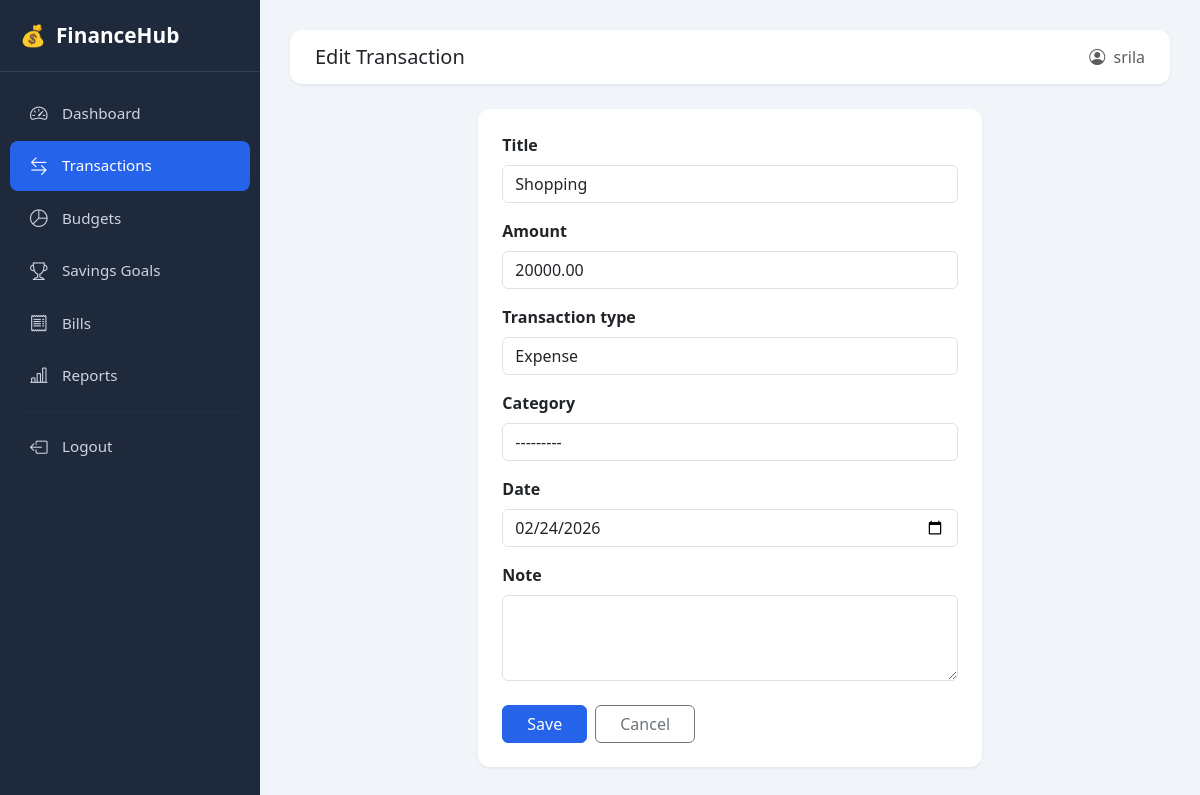
The page /finance/transactions/edit/1/ (signed in) on the database its author committed.
### finance/models.py (models this page shows, shortened)
class Transaction(models.Model):
    TYPE_CHOICES = [
        ('income', 'Income'),
        ('expense', 'Expense'),
    ]
    user = models.ForeignKey(User, on_delete=models.CASCADE)
    title = models.CharField(max_length=200)
    amount = models.DecimalField(max_digits=12, decimal_places=2)
    transaction_type = models.CharField(max_length=10, choices=TYPE_CHOICES)
    category = models.ForeignKey(Category, on_delete=models.SET_NULL, null=True, blank=True)
    date = models.DateField(default=timezone.now)
    note = models.TextField(blank=True)
    created_at = models.DateTimeField(auto_now_add=True)
    class Meta:
        ordering = ['-date', '-created_at']

### finance/views.py (the view)
# urls.py: path('transactions/edit/<int:pk>/', views.edit_transaction, name='edit_transaction'),
@login_required
def edit_transaction(request, pk):
    t = get_object_or_404(Transaction, pk=pk, user=request.user)
    form = TransactionForm(user=request.user, data=request.POST or None, instance=t)
    if form.is_valid():
        form.save()
        messages.success(request, "Transaction updated! ✅")
        return redirect('transaction_list')
    return render(request, 'finance/transaction_form.html', {'form': form, 'title': 'Edit Transaction'})

### finance/forms.py (shortened to what this page needs)
class TransactionForm(forms.ModelForm):
    class Meta:
        model = Transaction
        fields = ['title', 'amount', 'transaction_type', 'category', 'date', 'note']
        widgets = {
            'date': forms.DateInput(attrs={'type': 'date', 'class': 'form-control'}),
            'note': forms.Textarea(attrs={'rows': 3, 'class': 'form-control'}),
        }
    def __init__(self, user=None, *args, **kwargs):
        super().__init__(*args, **kwargs)
        if user:
            self.fields['category'].queryset = Category.objects.filter(user=user)
        for name, field in self.fields.items():
            if name not in ['date', 'note']:
                field.widget.attrs['class'] = 'form-control'

### finance/models.py (called while the page is built)
    def __str__(self):
        return f"{self.icon} {self.name} ({self.category_type})"

### finance/templates/finance/transaction_form.html (shortened to what this page needs)
{% extends 'finance/base.html' %}
{% block page_title %}{{ title }}{% endblock %}
{% block content %}
<div class="row justify-content-center">
    <div class="col-md-7">
        <div class="card p-4">
            <form method="post">
                {% for field in form %}
                <div class="mb-3">
                    <label class="form-label fw-semibold">{{ field.label }}</label>
                    {{ field }}
                </div>
                {% endfor %}
                <div class="d-flex gap-2 mt-4">
                    <button type="submit" class="btn btn-primary px-4">Save</button>
                    <a href="javascript:history.back()" class="btn btn-outline-secondary px-4">Cancel</a>
                </div>
            </form>
        </div>
    </div>
</div>
{% endblock %}

### finance/templates/finance/base.html (shortened to what this page needs)
<!DOCTYPE html>
<html lang="en">
<head>
    <link href="https://cdn.jsdelivr.net/npm/bootstrap@5.3.0/dist/css/bootstrap.min.css" rel="stylesheet">
    <link href="https://cdn.jsdelivr.net/npm/bootstrap-icons@1.11.0/font/bootstrap-icons.css" rel="stylesheet">
</head>
<body>
{% if user.is_authenticated %}
<div class="sidebar">
    <div class="brand">
        <span>💰</span> FinanceHub
    </div>
    <nav class="mt-3">
        <a href="{% url 'dashboard' %}" class="nav-link {% if request.resolver_match.url_name == 'dashboard' %}active{% endif %}">
            <i class="bi bi-speedometer2"></i> Dashboard
        </a>
        <a href="{% url 'transaction_list' %}" class="nav-link {% if 'transaction' in request.resolver_match.url_name %}active{% endif %}">
            <i class="bi bi-arrow-left-right"></i> Transactions
        </a>
        <a href="{% url 'budget_list' %}" class="nav-link {% if 'budget' in request.resolver_match.url_name %}active{% endif %}">
            <i class="bi bi-pie-chart"></i> Budgets
        </a>
        <a href="{% url 'goal_list' %}" class="nav-link {% if 'goal' in request.resolver_match.url_name %}active{% endif %}">
            <i class="bi bi-trophy"></i> Savings Goals
        </a>
        <a href="{% url 'bill_list' %}" class="nav-link {% if 'bill' in request.resolver_match.url_name %}active{% endif %}">
            <i class="bi bi-receipt"></i> Bills
        </a>
        <a href="{% url 'reports' %}" class="nav-link {% if 'report' in request.resolver_match.url_name %}active{% endif %}">
            <i class="bi bi-bar-chart-line"></i> Reports
        </a>
        <hr style="border-color:#334155; margin: 10px 20px;">
        <a href="{% url 'logout' %}" class="nav-link">
            <i class="bi bi-box-arrow-left"></i> Logout
        </a>
    </nav>
</div>
<div class="main-content">
    <div class="topbar">
        <h5 class="mb-0 fw-600">{% block page_title %}Dashboard{% endblock %}</h5>
        <span class="text-muted"><i class="bi bi-person-circle me-1"></i> {{ user.username }}</span>
    </div>
    {% block content %}{% endblock %}
</div>
{% else %}
{% block auth_content %}{% endblock %}
{% endif %}
</body>
</html>

### finance/templates/finance/base.html (style rules this page uses)
:root { --primary: #2563eb; --sidebar-bg: #1e293b; --sidebar-text: #cbd5e1; --sidebar-hover: #334155; --sidebar-active: #2563eb; }
body { background: #f1f5f9; font-family: 'Segoe UI', sans-serif; }
.sidebar { width: 260px; min-height: 100vh; background: var(--sidebar-bg); position: fixed; top: 0; left: 0; z-index: 100; transition: transform 0.3s; }
.sidebar .brand { padding: 20px; font-size: 1.3rem; font-weight: 700; color: #fff; border-bottom: 1px solid #334155; display: flex; align-items: center; gap: 10px; }
.sidebar .nav-link { color: var(--sidebar-text); padding: 12px 20px; display: flex; align-items: center; gap: 12px; font-size: 0.95rem; border-radius: 8px; margin: 2px 10px; transition: all 0.2s; }
.sidebar .nav-link.active { background: var(--sidebar-active); color: #fff; }
.sidebar .nav-link i { font-size: 1.1rem; width: 20px; }
.main-content { margin-left: 260px; padding: 30px; min-height: 100vh; }
.topbar { background: #fff; border-radius: 12px; padding: 15px 25px; margin-bottom: 25px; display: flex; justify-content: space-between; align-items: center; box-shadow: 0 1px 3px rgba(0,0,0,0.08); }
.card { border: none; border-radius: 12px; box-shadow: 0 1px 3px rgba(0,0,0,0.08); }
.btn-primary { background: var(--primary); border-color: var(--primary); }

### rows shown on the page
Transaction: form "Shopping" "20000.00" "Expense" "---------" "02/24/2026"

### other values the page prints
{{ title }} "Edit Transaction"
{{ user.username }} "srila"
{{ field.label }} "Title" "Amount" "Transaction type" "Category" "Date" "Note"
